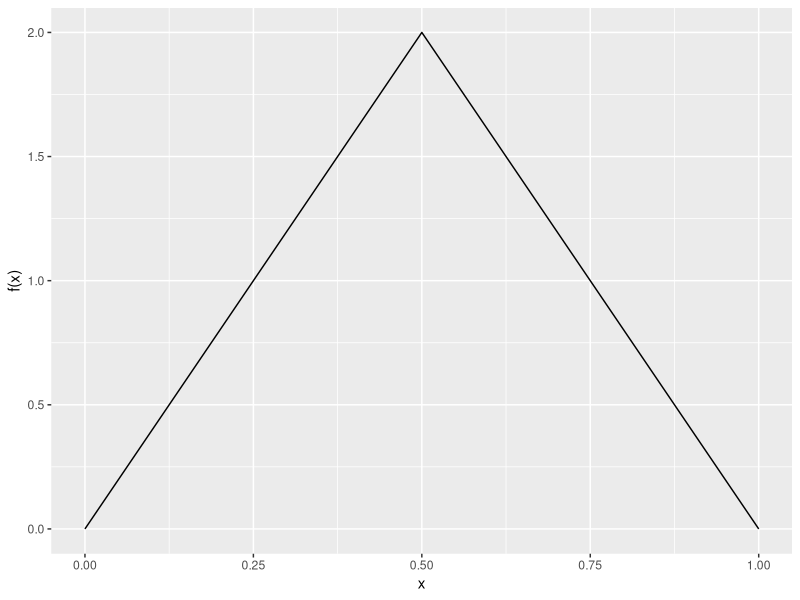

Reproduce this figure in R.
## ---- chunk 1
library(tidyverse)
## ---- chunk 2
data.frame (x = c(0, 0.5, 1),
                y = c(0, 2, 0)) %>% 
  ggplot(aes(x = x, y = y)) +
  geom_line() +
  labs(y = "f(x)")

